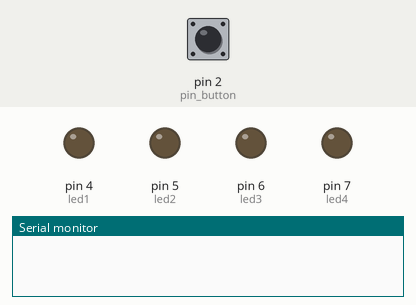
This sketch was run on a simulated Arduino Uno, built with avr-gcc and run on an emulated ATmega328P. On the bench: output pins drawn as LEDs (lit = HIGH), the last lines printed to the serial monitor. The inputs (shaded band) are chosen by the test bench; at power-on: pin 2 (pin_button) HIGH.

Above: at 1.2 s.
1.3 s: pin 2 (pin_button) pulled LOW for 0.15 s
At 2.5 s:
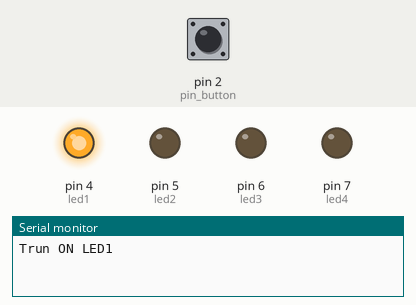
2.9 s: pin 2 (pin_button) pulled LOW for 1 s
At 3.7 s:
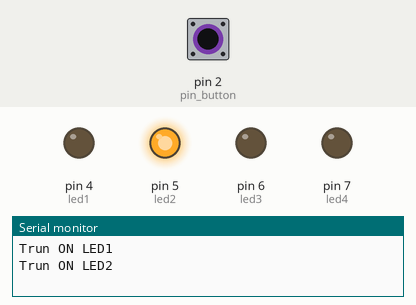
5.4 s: pin 2 (pin_button) pulled LOW for 0.15 s
At 6.6 s:
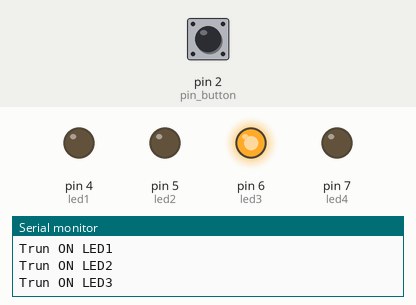
7.0 s: pin 2 (pin_button) pulled LOW for 3.2 s
At 8.1 s:
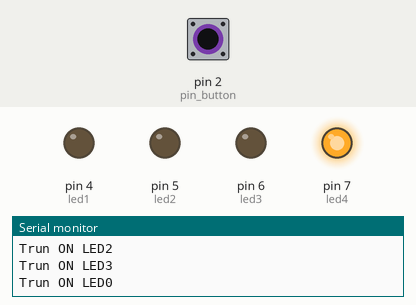
Timing chart, 0 to 10.0 s (numbered marks = the images above; inputs shaded):
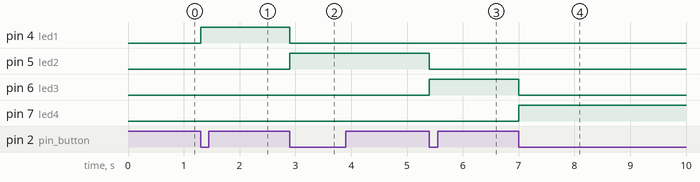

The sketch:

button_to_led.ino
```cpp
int led1 = 4;
int led2 = 5;
int led3 = 6;
int led4 = 7;
int pin_button = 2;

void setup() {
  // put your setup code here, to run once:
  Serial.begin(9600);
  pinMode(led1,OUTPUT);
  pinMode(led2,OUTPUT);
  pinMode(led3,OUTPUT);
  pinMode(led4,OUTPUT);
  pinMode(pin_button,INPUT_PULLUP);
}

int count = 0;
bool state_current = false;
bool state_previous = false;
void loop() {
  // put your main code here, to run repeatedly:
  state_current = digitalRead(pin_button);
  if(!state_current){
    if(state_previous == false){
      count++;
      state_previous=true;
      Serial.print("Trun ON LED");
      Serial.println(count%4);
      if(count%4==1){
        digitalWrite(led1,HIGH);
        digitalWrite(led2,LOW);
        digitalWrite(led3,LOW);
        digitalWrite(led4,LOW);
      }
      if(count%4==2){
        digitalWrite(led2,HIGH);
        digitalWrite(led1,LOW);
        digitalWrite(led3,LOW);
        digitalWrite(led4,LOW);
      }
      if(count%4==3){
        digitalWrite(led3,HIGH);
        digitalWrite(led2,LOW);
        digitalWrite(led1,LOW);
        digitalWrite(led4,LOW);
      }
      if(count%4==0){
        digitalWrite(led4,HIGH);
        digitalWrite(led2,LOW);
        digitalWrite(led3,LOW);
        digitalWrite(led1,LOW);
      }
    }
    delay(50);
  }
  else{
    state_previous=false;
  }
}
```

Measured:
- after the input at 1.3 s, pin 4 (led1): LOW → HIGH at once
- after the input at 2.9 s, pin 4 (led1): HIGH → LOW at once; pin 5 (led2): LOW → HIGH at once
- after the input at 5.4 s, pin 5 (led2): HIGH → LOW at once; pin 6 (led3): LOW → HIGH at once
- after the input at 7.0 s, pin 6 (led3): HIGH → LOW at once; pin 7 (led4): LOW → HIGH at once
